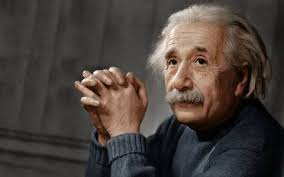
#> input picture my_img.jpeg, 284 x 177 px
$ jupyter execute 14_morphological_transform.ipynb
#> lines starting #> are read from the running program, lines starting #| are printed output that depends on the picture
[cell 1]
import cv2
import numpy as np

[cell 2]
img = cv2.imread('my_img.jpeg',0)
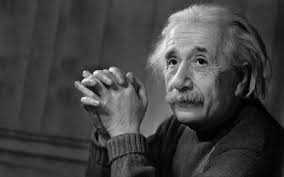
#> img: shape (177, 284); min 0, max 255, mean 65.4

[cell 3]
kern = np.ones((5,5),np.uint8)

[cell 4]
img_er = cv2.erode(img,kern,iterations=2)#erosion
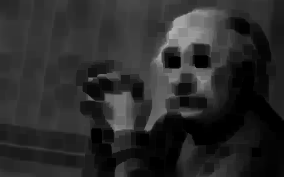
#> img_er: shape (177, 284); min 0, max 177, mean 42.8

[cell 5]
cv2.imshow('img',img_er)
cv2.waitKey(0)
cv2.destroyAllWindows()

[cell 6]
img_dial = cv2.dilate(img,kern)#dialation
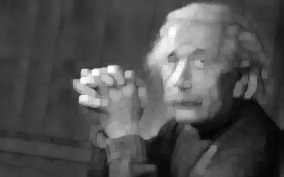
#> img_dial: shape (177, 284); min 4, max 255, mean 80.1

[cell 7]
cv2.imshow('img',img_dial)
cv2.waitKey(0)
cv2.destroyAllWindows()

[cell 8]
img_op = cv2.morphologyEx(img,cv2.MORPH_OPEN,kern)
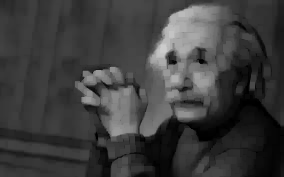
#> img_op: shape (177, 284); min 0, max 204, mean 61
img_cl = cv2.morphologyEx(img,cv2.MORPH_CLOSE,kern)
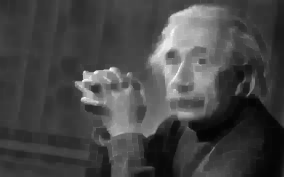
#> img_cl: shape (177, 284); min 4, max 255, mean 69.7

$ run again, with car.jpg copied over my_img.jpeg
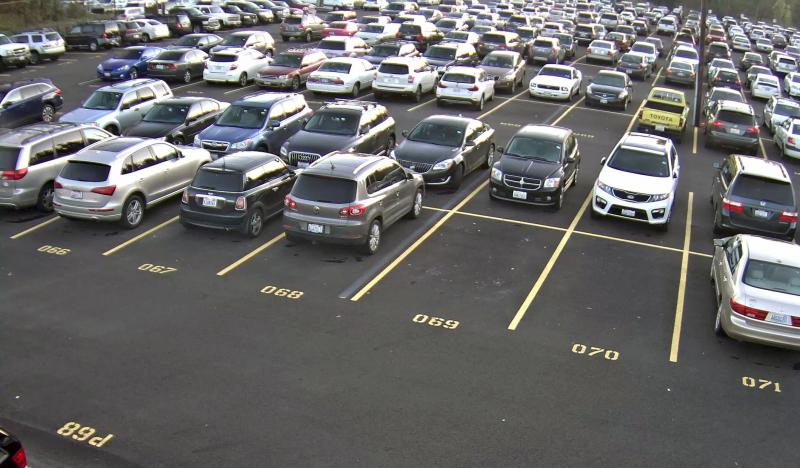
#> input picture car.jpg, 800 x 468 px
#> `img_er = cv2.erode(img,kern,iterations=2)#erosion`:
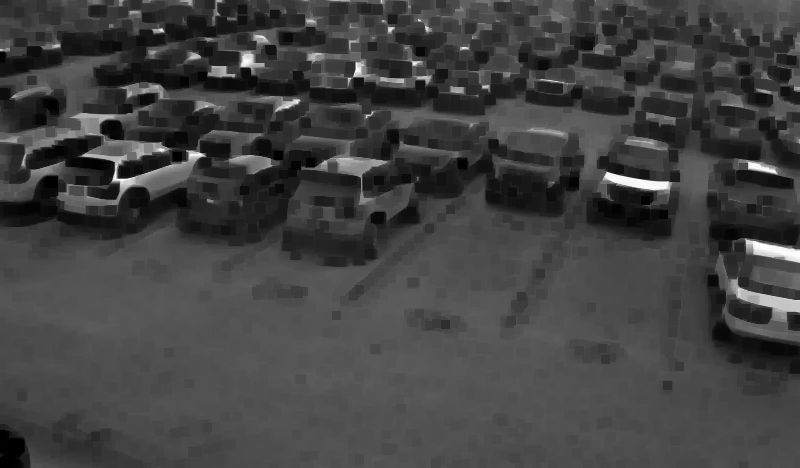
#> img_er: shape (468, 800); min 0, max 254, mean 65.9
#> `img_cl = cv2.morphologyEx(img,cv2.MORPH_CLOSE,kern)`:
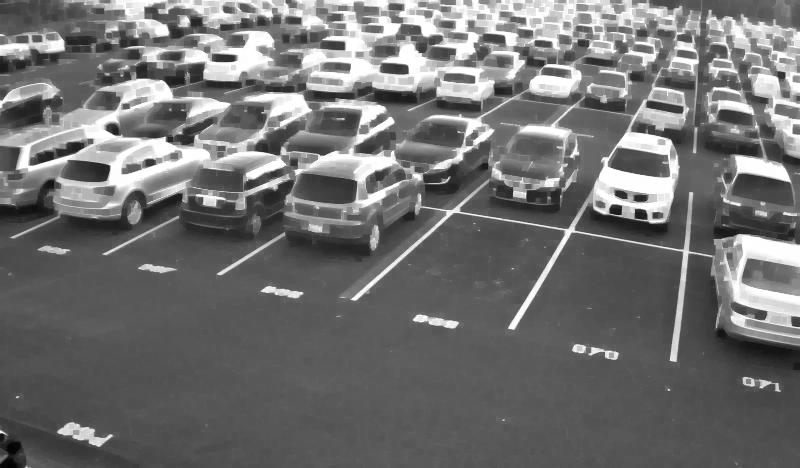
#> img_cl: shape (468, 800); min 3, max 255, mean 113

$ run again, with cars.jpg copied over my_img.jpeg
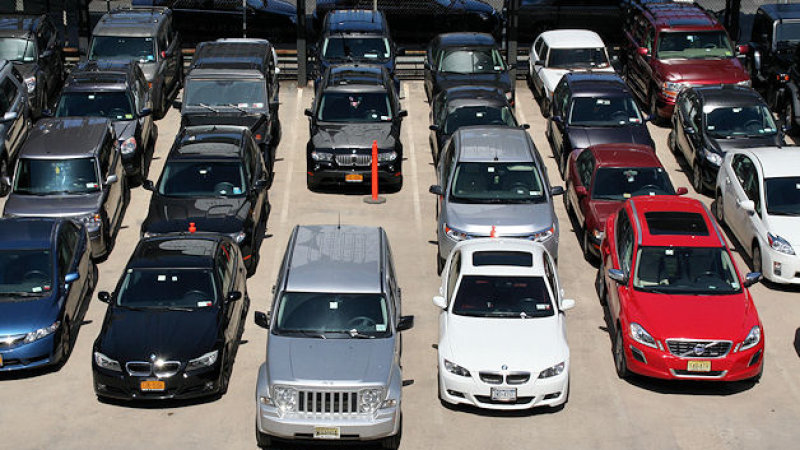
#> input picture cars.jpg, 800 x 450 px
#> `img_er = cv2.erode(img,kern,iterations=2)#erosion`:
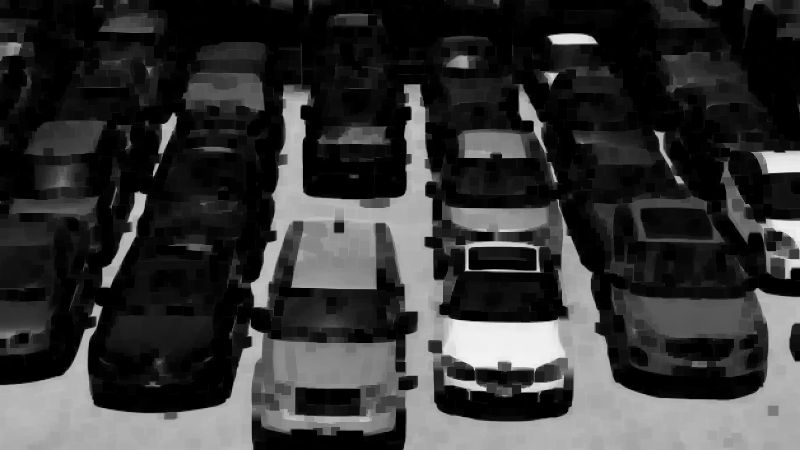
#> img_er: shape (450, 800); min 0, max 244, mean 54
#> `img_cl = cv2.morphologyEx(img,cv2.MORPH_CLOSE,kern)`:
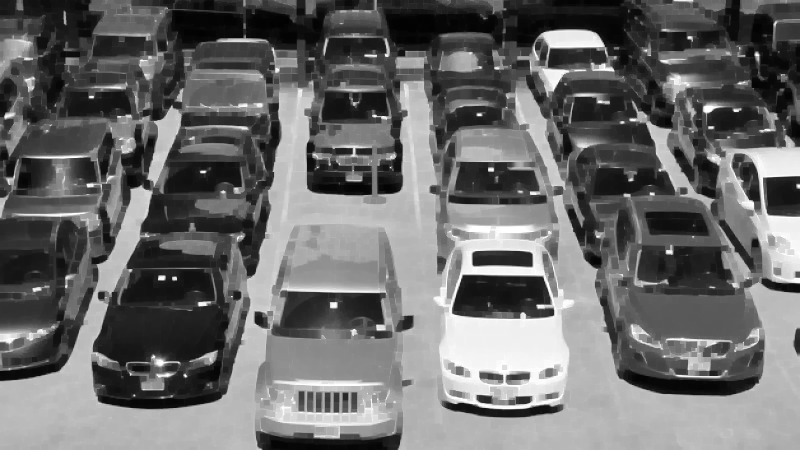
#> img_cl: shape (450, 800); min 2, max 255, mean 107.4
